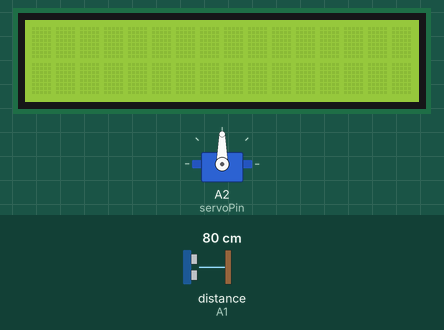
Bench run of a sketch on a simulated Arduino Uno, built with avr-gcc and run on an emulated ATmega328P. Shown: servo, 16×2 character LCD. Wiring (inferred from the names in the program): ultrasonic range finder: trigger A0; echo A1. Inputs (shaded band) come from the test bench; at power-on: distance to the obstacle (sensor on A1) 80 cm. The echo pulse lasts 58.3 µs per cm; what the sketch prints to the serial monitor is not drawn.

Above: at 1.3 s.
1.4 s: distance to the obstacle (sensor on A1) set to 75 cm
2.9 s: distance to the obstacle (sensor on A1) set to 67 cm
At 3.8 s:
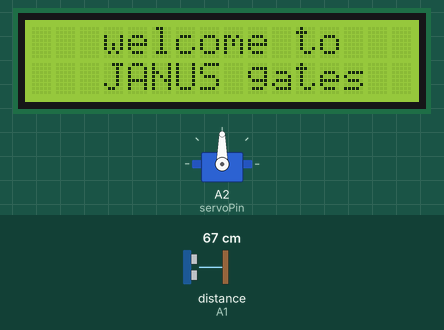
4.4 s: distance to the obstacle (sensor on A1) set to 17 cm
5.9 s: distance to the obstacle (sensor on A1) set to 14 cm
At 6.5 s:
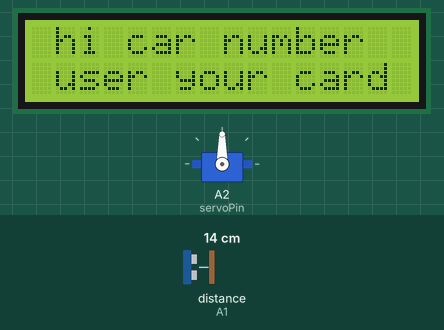
7.4 s: distance to the obstacle (sensor on A1) set to 18 cm
At 8.4 s:
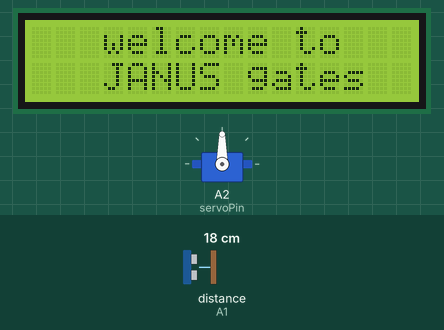
8.9 s: distance to the obstacle (sensor on A1) set to 2 cm
At 10.2 s:
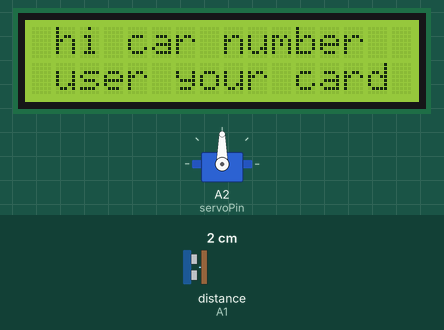
Timing chart, 0 to 11.4 s (numbered marks = the images above; inputs shaded):
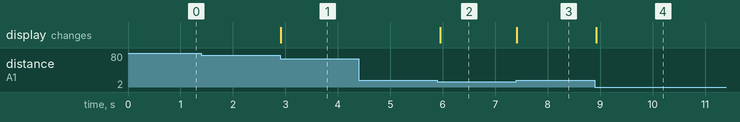

Measured:
- the behaviour switches between 71 and 70 cm on distance to the obstacle (sensor on A1) (found by bisection; images 0 and 1)
- the behaviour switches between 16 and 15 cm on distance to the obstacle (sensor on A1) (found by bisection; images 1 and 2)
- after the input at 1.4 s, every drawn part: stays the same
- after the input at 2.9 s, the display: changes at once (image 1)
- after the input at 4.4 s, every drawn part: stays the same
- after the input at 5.9 s, the display: changes after 0.05 s (image 2)
- after the input at 7.4 s, the display: changes at once (image 3)
- after the input at 8.9 s, the display: changes at once (image 4)

The sketch:

sketch_apr23a.ino
```cpp
#include <LiquidCrystal.h>
#include <Servo.h>
#include <SPI.h>
#include <MFRC522.h>

MFRC522 mfrc522(10, 9);
int angle = 90;
/*
 * Initialize.
 */
//Define the ultrasonic sensor pins
#define trigPin A0
#define echoPin A1

//Define the servo motor pin
#define servoPin A2


//Define the maximum distance the sensor can detect
#define maxDistance 15
bool isGateClosed = true;
bool isCarDetected = false;
LiquidCrystal lcd(7, 6, 5, 4, 3, 2);
Servo myservo;

void setup() {
  Serial.begin(9600);
  SPI.begin();
  mfrc522.PCD_Init();


  //Set the trig pin as an output and the echo pin as an input
  pinMode(trigPin, OUTPUT);
  pinMode(echoPin, INPUT);

  //Attach the servo to the servo pin
  myservo.attach(servoPin);

  //Initialize the LCD
  lcd.begin(16, 2);
}

void loop() {
  //Send a 10 microsecond pulse to the ultrasonic sensor
  digitalWrite(trigPin, LOW);
  delayMicroseconds(2);
  digitalWrite(trigPin, HIGH);
  delayMicroseconds(10);
  digitalWrite(trigPin, LOW);

  //Measure the time it takes for the pulse to return
  float duration = pulseIn(echoPin, HIGH);

  //Calculate the distance based on the speed of sound
  float distance = duration * 0.034 / 2;


  //If the distance is less than or equal to the maximum distance, open the servo
  if (distance <= maxDistance) {
    if (isGateClosed&&!isCarDetected) {
      printOnScreen(" hi car number  ", " user your card ");
       Serial.println("car detected");
       isCarDetected =true;
    }

    if (mfrc522.PICC_IsNewCardPresent() && mfrc522.PICC_ReadCardSerial() && isGateClosed) {
      printOnScreen("   thank you    ", "enjoy your trip ");
      openGate();
      isGateClosed = false;
    }

    if(isGateClosed){
        if((!Serial.available())) {return;}  //wait for data available

              String str = Serial.readString();
              str.trim();                        // remove any \r \n whitespace at the end of the String
              if (str == "open gate") {
                openGate();
                isGateClosed=false;
              } else if(str == "ticket not found" ) {
                isCarDetected=false;
              }else if(str == "error"){
                isCarDetected=false;
              }
    }
    delay(500);
  }else if(distance >=70){


  }else {//If the distance is greater than the maximum distance, close the servo
    if(isGateClosed == false){
      delay(3000);
      closeGate();
    }
    if(Serial.available()){
      String str = Serial.readString();
    }
    isGateClosed = true;
    isCarDetected=false;
    printOnScreen("   welcome to   ", "   JANUS gates  ");
    delay(500);
  }
}


void openGate() {
  for (; angle > 0; angle--) {
    myservo.write(angle);
    delay(5);
  }
}
void closeGate() {
  for (; angle < 91; angle++) {
    myservo.write(angle);
    delay(5);
  }
}
void printOnScreen(String firstLine, String secondLine) {
  lcd.setCursor(0, 0);
  lcd.print(firstLine);
  lcd.setCursor(0, 1);
  lcd.print(secondLine);
}
```
